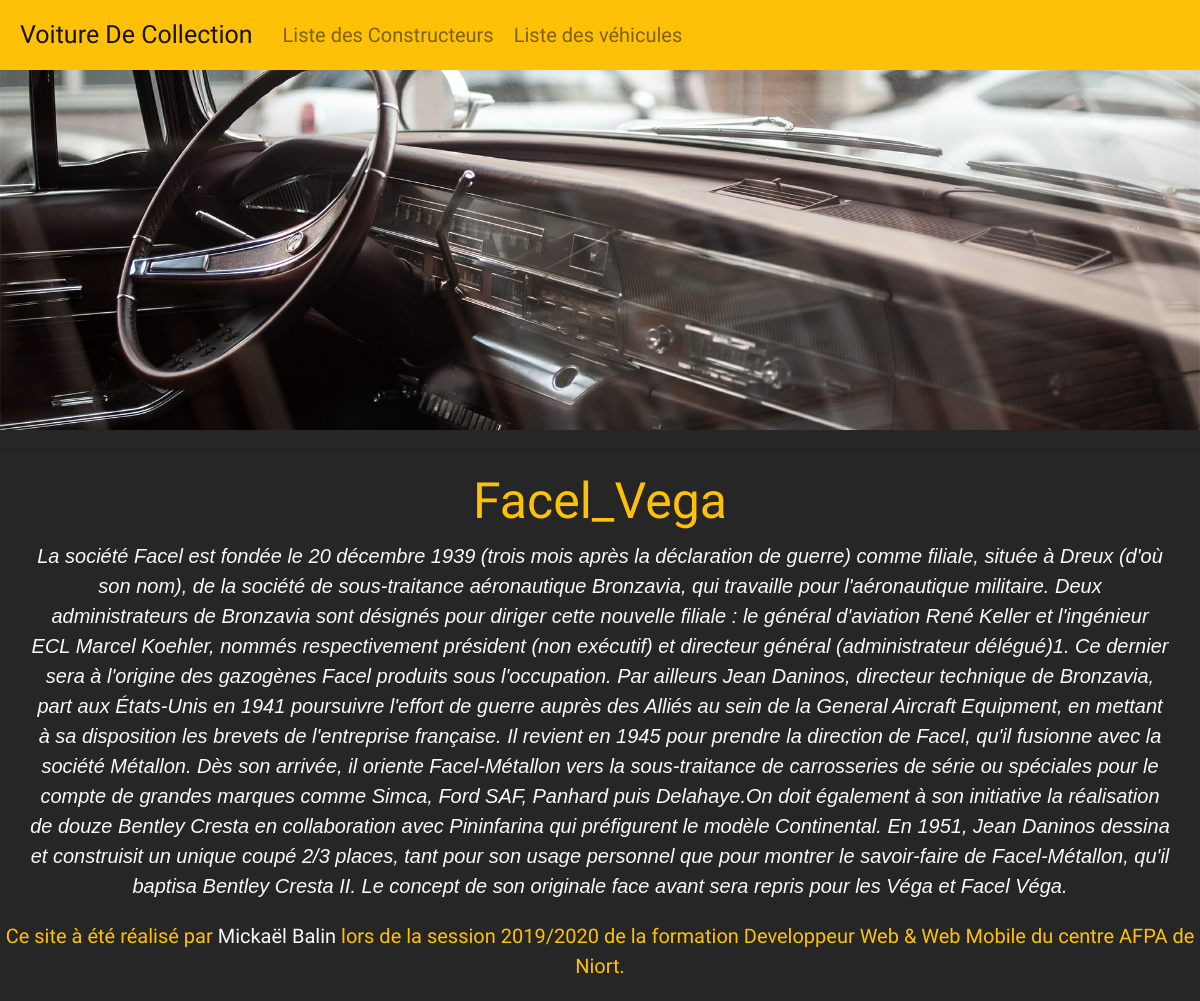
Screenshot of /constructeur.php?id=5 with the database file from the repository.
### tables this page shows
CREATE TABLE `Constructeur` (
  `Constructeur_ID` int(11) PRIMARY KEY NOT NULL AUTO_INCREMENT,
  `Constructeur_TITRE` varchar(100) NOT NULL,
  `Constructeur_CONTENU` longtext NOT NULL
);

### modele.php (called while the page is built, shortened)
<?php
function getConstructeur($idConstructeur){
    $bdcon = getBdd();
    $constructeur = $bdcon->prepare('select Constructeur_ID as id, Constructeur_TITRE as titre, Constructeur_CONTENU as contenu from Constructeur WHERE Constructeur_ID = ?');
    $constructeur->execute(array($idConstructeur));
    if($constructeur->rowcount() == 1){
        return $constructeur->fetch();
    } else{
        throw new Exception("Aucun billet ne correspond à l'identifiant '.$idConstructeur'");
    }
}
function getBdd(){
    $bdd = new PDO('mysql:host=localhost;dbname=automobile;charset=utf8', 'root', 'root', array(PDO::ATTR_ERRMODE => PDO::ERRMODE_EXCEPTION));
    return $bdd;
}

### vues/vueConstructeur.php (the view, shortened to what this page needs)
<div class="container">
  <div class="row d-flex justify-content-center">
    <div>
        <h1 class="text-warning text-center "><?= $constructeur['titre']?></h1>
        <p class="description text-light text-center"><?= $constructeur['contenu']?></p>
</div>
  </div>
  </div>
<?php require 'gabarit.php';?>

### css/style.css (style rules this page uses)
* { box-sizing: border-box; font-size: 20px; }
body { background-color: #262626; font-family: 'Girassol', cursive; }
.description { font-family: 'Merriweather Sans', sans-serif; font-style: italic; }

### rows the page displays
constructeur: Constructeur_TITRE "Facel_Vega", Constructeur_CONTENU "La société Facel est fondée le 20 décembre 1939 (trois mois après la déclaration de guerre) comme filiale, située à Dreux (d'où son nom), de la société de sous-traitance aéronautique Bronzavia, qui travaille pour l'aéronautique militaire. Deux administrateurs de Bronzavia sont désignés pour diriger cette nouvelle filiale : le général d'aviation René Keller et l'ingénieur ECL Marcel Koehler, nommés respectivement président (non exécutif) et directeur général (administrateur délégué)1. Ce dernier sera à l'origine des gazogènes Facel produits sous l'occupation. Par ailleurs Jean Daninos, directeur technique de Bronzavia, part aux États-Unis en 1941 poursuivre l'effort de guerre auprès des…"
